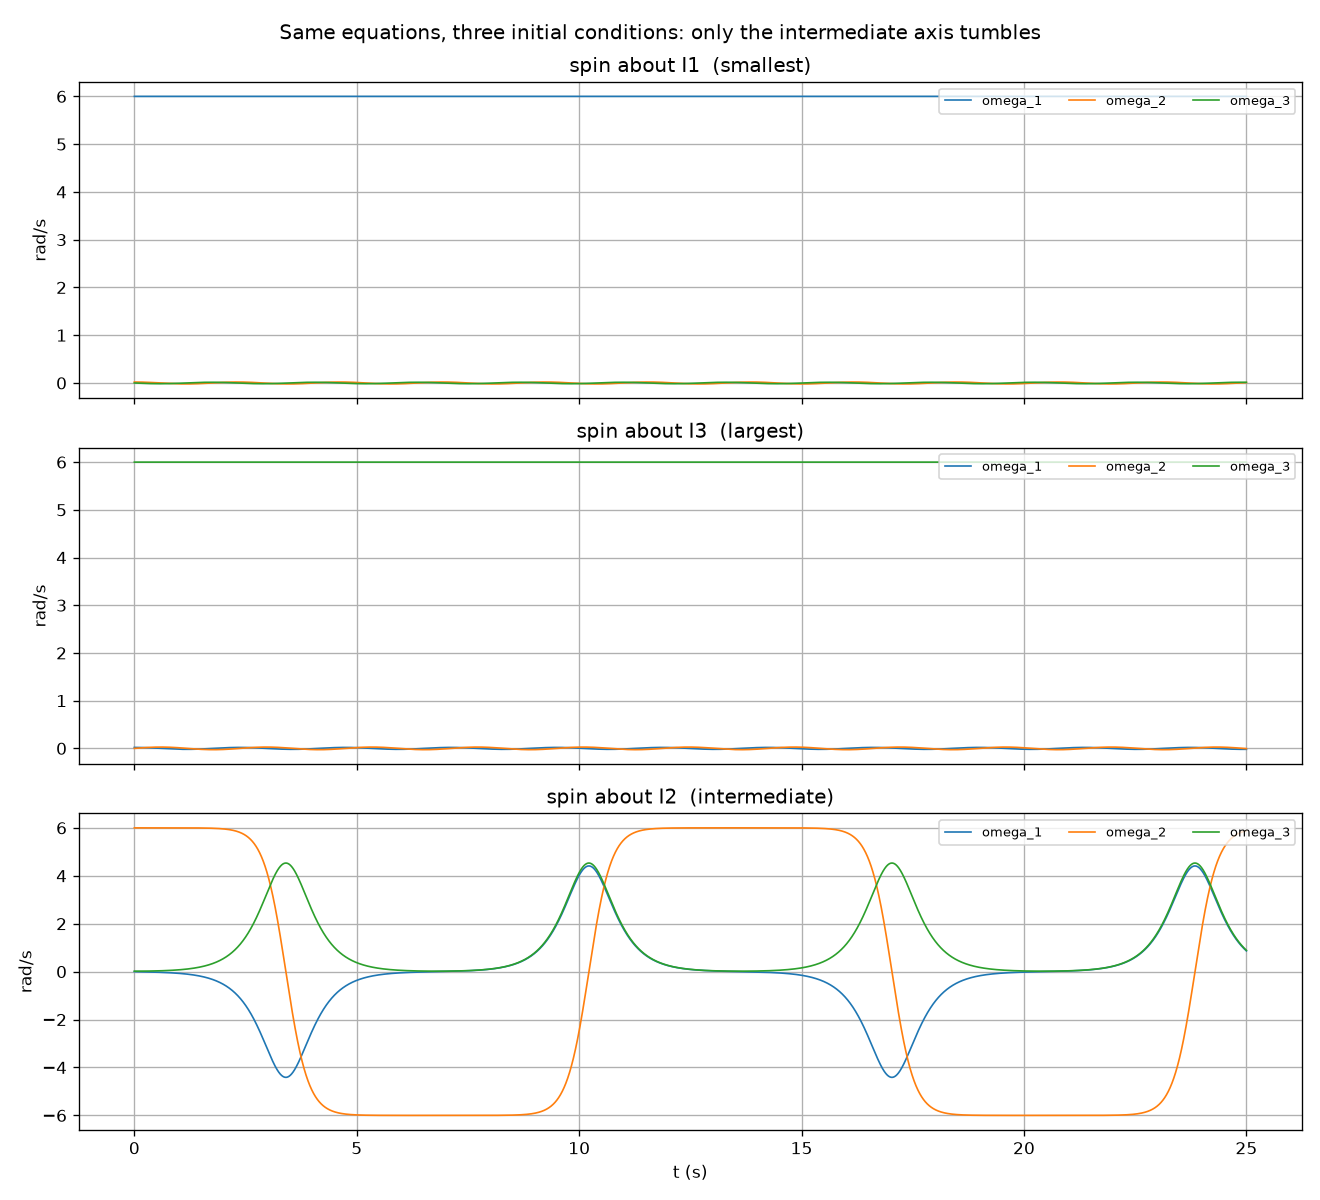

Write the Python code that produced this figure.
"""module-3 -- sim_intermediate_axis.py  (Simulation Experiment 3: Intermediate-Axis Theorem)

Rigid body with I1 < I2 < I3. Spin it almost perfectly about each principal
axis in turn, with a tiny perturbation on the other two components.

  * about I1 (smallest)      -> stable: perturbation stays small, bounded wobble
  * about I3 (largest)       -> stable: same
  * about I2 (intermediate)  -> UNSTABLE: perturbation grows exponentially, the
                               spin axis flips over and over (tennis-racket /
                               Dzhanibekov effect)

Nothing special is coded for tumbling. We integrate Euler's equations

    omega_dot = I^-1 ( -omega x (I omega) )        (tau = 0)

and the behaviour falls out of the physics.

Linear stability about axis k gives an exponent sigma with

    sigma^2 = Omega^2 * (I_i - I_k)(I_j - I_k) / (I_i I_j)

positive (growth) only for the intermediate axis.
"""

import numpy as np
import matplotlib.pyplot as plt

from inertia_tensor import box_principal_moments
from rigid_body import RigidBody, simulate, initial_state, W

# a > b > c  =>  I_xx < I_yy < I_zz, all distinct
M, A, B, C = 12.0, 2.0, 1.4, 1.0
SPIN = 6.0            # rad/s about the chosen axis
EPS = 0.02           # rad/s seed on the other two components
DT, T_END = 5e-4, 25.0


def predicted_sigma(Ip, axis):
    """Linear-stability exponent for a steady spin about principal `axis`.

    Perturbing Euler's equations about omega = Omega * e_axis gives
        d2(delta)/dt2 = sigma^2 * delta,
        sigma^2 = -Omega^2 (I_i - I_axis)(I_j - I_axis) / (I_i I_j)
    with i, j the other two axes. sigma^2 > 0 (growth) only for the
    intermediate axis.
    """
    i, j = [k for k in range(3) if k != axis]
    val = -SPIN**2 * (Ip[i] - Ip[axis]) * (Ip[j] - Ip[axis]) / (Ip[i] * Ip[j])
    return (np.sqrt(val) if val > 0 else 0.0), val


def main():
    Ip = box_principal_moments(M, A, B, C)
    body = RigidBody(M, Ip)
    print("=" * 74)
    print("EXPERIMENT 3 -- the intermediate-axis (tennis-racket) theorem")
    print("=" * 74)
    print(f"principal moments  I1,I2,I3 = {np.array2string(Ip, precision=4)}  "
          f"(I1 < I2 < I3)")
    print(f"spin {SPIN} rad/s about each axis, {EPS} rad/s seed on one "
          f"perpendicular component\n")

    cases = [(0, "I1  (smallest)"), (2, "I3  (largest)"), (1, "I2  (intermediate)")]
    results = []
    for axis, name in cases:
        w0 = np.zeros(3)
        w0[axis] = SPIN
        w0[(axis + 1) % 3] = EPS          # seed one perpendicular component
        t, X = simulate(body, initial_state(omega=w0), T_END, DT)
        w = X[:, W]
        perp = np.sqrt(np.sum(np.delete(w, axis, axis=1) ** 2, axis=1))
        sigma_pred, val = predicted_sigma(Ip, axis)

        # measure growth/wobble from the perpendicular envelope
        if val > 0:                       # unstable: fit the FIRST exp-growth segment
            lo = int(np.argmax(perp > 3 * perp[0]))
            hi = int(np.argmax(perp > 0.2 * SPIN))
            seg = slice(lo, hi)
            k = np.polyfit(t[seg], np.log(perp[seg]), 1)[0]
            verdict = (f"UNSTABLE  predicted sigma = {sigma_pred:.3f}/s, "
                       f"measured growth = {k:.3f}/s   (max |perp| = "
                       f"{perp.max():.2f} rad/s -- full tumble)")
        else:
            verdict = (f"stable    (sigma^2 = {val:.3f} < 0; bounded wobble, "
                       f"max |perp| = {perp.max():.3f} rad/s)")
        print(f"  spin about {name:<18}: {verdict}")
        results.append((axis, name, t, w, perp))

    # count flips for the intermediate case
    axis, name, t, w, perp = results[2]
    sign = np.sign(w[:, 1])
    flips = np.sum(np.abs(np.diff(sign)) > 1)
    print(f"\n  intermediate-axis run: omega_2 changes sign {flips} times in "
          f"{T_END:g} s -- the body keeps flipping over. Energy and |L| stay")
    print("  conserved throughout (checked in sim_torque_free.py); the tumble is")
    print("  not numerical noise, it is what Euler's equations do here.")
    print("=" * 74)

    _plot(results, Ip)


def _plot(results, Ip):
    fig, axes = plt.subplots(3, 1, figsize=(11, 10), sharex=True)
    labels = ["omega_1", "omega_2", "omega_3"]
    for ax, (axis, name, t, w, perp) in zip(axes, results):
        for k in range(3):
            ax.plot(t, w[:, k], label=labels[k], lw=1)
        ax.set_ylabel("rad/s")
        ax.set_title(f"spin about {name}")
        ax.legend(ncol=3, fontsize=8, loc="upper right")
        ax.grid(True)
    axes[-1].set_xlabel("t (s)")
    fig.suptitle("Same equations, three initial conditions: only the "
                 "intermediate axis tumbles")
    fig.tight_layout()
    fig.savefig("sim_intermediate_axis.png", dpi=120)


if __name__ == "__main__":
    main()
    plt.show()
